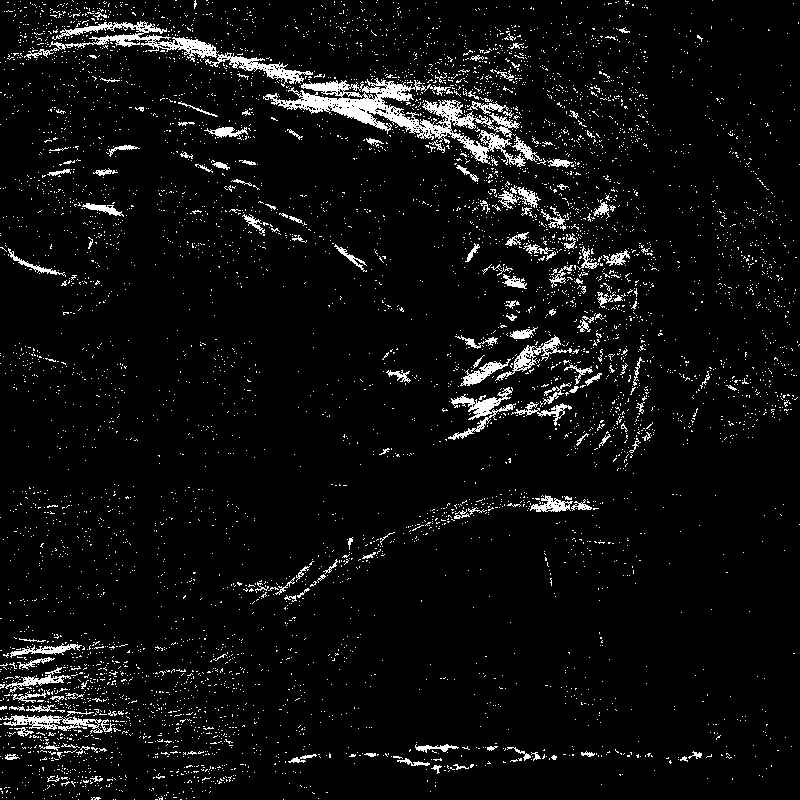
#> input picture Self-supervised_segmentation/OTSU_th_original.png, 800 x 800 px
$ python -i utils.py   (imports and definitions only)   (older library calls are emulated)
#> lines starting #> are read from the running program, lines starting #| are printed output that depends on the picture; after the words box and inside, x2 and y2 are one past the last pixel; in counts of white or black regions, pixels touching at a corner belong together
#> `picture = cv2.imread('OTSU_th_original.png', cv2.IMREAD_GRAYSCALE)`: picture: shape (800, 800); 5.3% white in thin lines or dots
import random
import os
import numpy as np
import torch
from matplotlib import pyplot as plt
import cv2
from torch import nn
# import threshold_yen
from skimage.filters import threshold_yen, threshold_otsu
# import morphological cleaning
from skimage.morphology import remove_small_objects, binary_closing, disk
from skimage.measure import label, regionprops
from skimage.color import label2rgb
import matplotlib.patches as mpatches
import numpy as np
import skimage
from sklearn.metrics import accuracy_score, f1_score, jaccard_score, precision_score, recall_score
from sklearn.cluster import KMeans

""" Seeding the random """
# [7 lines left out: function seeding, not called in this run]

""" Create a directory. """
def create_dir(path):
    if not os.path.exists(path):
        os.makedirs(path)

""" Calculate the time taken """
# [5 lines left out: function execution_time, not called in this run]


""" Thresholding the image in two ways:
    1- OTSU thresholding on the attention map * original image
    2- OTSU thresholding on the original image
"""
# [180 lines left out: functions adaptive_histogram_equalization, min_max_normalize, threshold, kmeans, kmeans_feature, chan_vese, not called in this run]


""" Prepare the attention map for visualization """
# [26 lines left out: functions compute_attention, yen_threshold, get_ROIs, not called in this run]

def morphology_cleaning(img, output_directory = '', save = True):
    # substract objects that are less then 20 px using morphology scikit image
#> called with output_directory = '', save = True
    img = remove_small_objects(img, min_size=20, connectivity=2, in_place=False)
    img = binary_closing(img, disk(2))
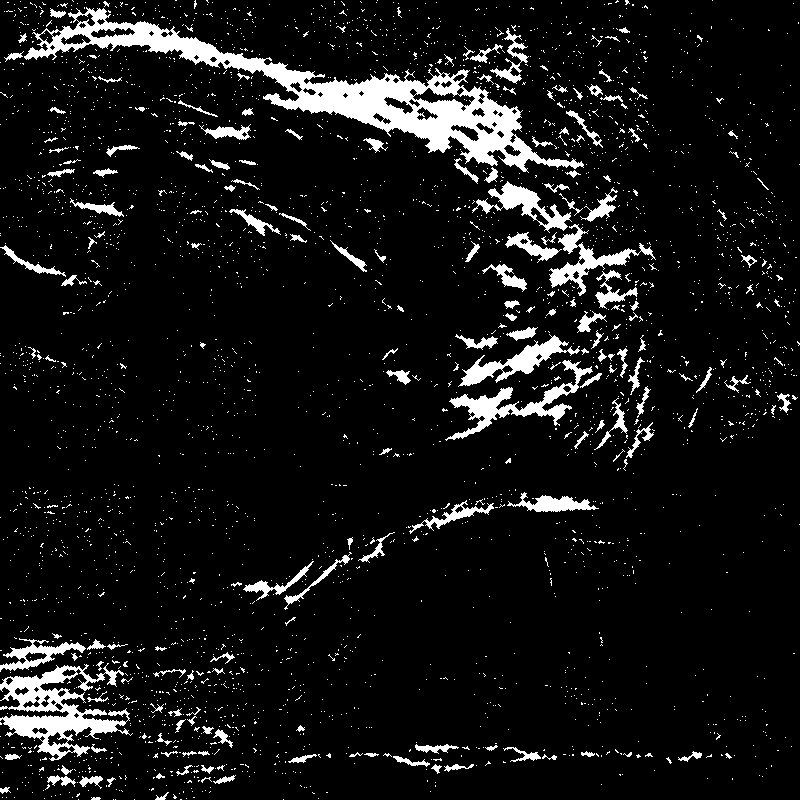
#> img: shape (800, 800) bool; 8.2% white; 3320 white regions (3129 under 20 px), largest, box (x1, y1, x2, y2) and area: (24, 7, 584, 173) 15709, (0, 663, 133, 761) 4870, (445, 360, 593, 441) 2433
    img, num = label(img, return_num = True)
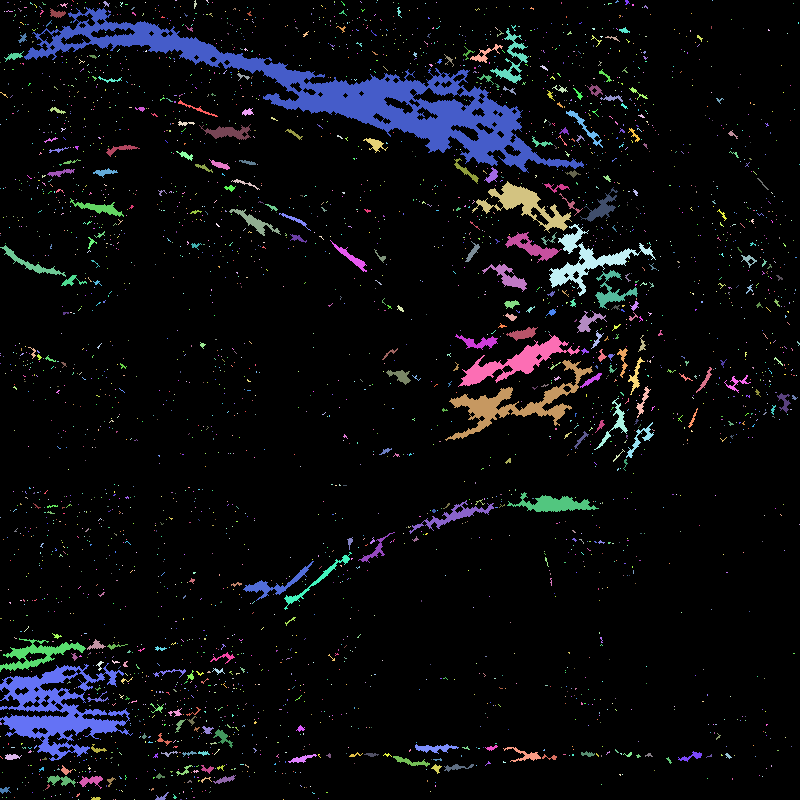
#> img: shape (800, 800) int32; 3321 distinct labels, from 0 to 3320; one colour per label, 0 black
#> num = 3320
    # get the center of each label in the image
    label_colored = label2rgb(img, bg_label=0)
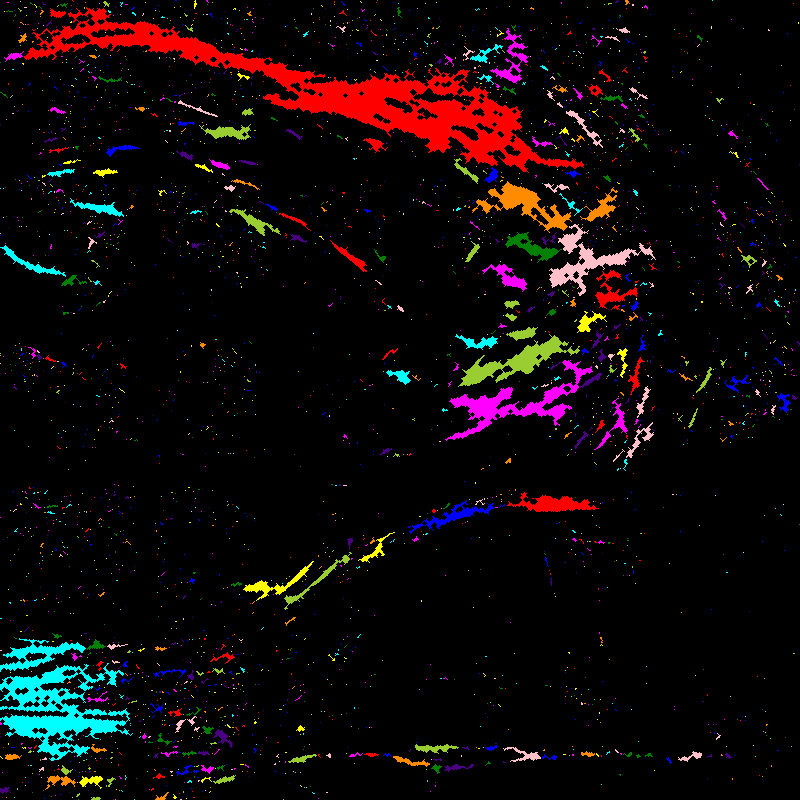
#> label_colored: shape (800, 800, 3) float64; mean R, G, B 0.0575, 0.0311, 0.0319
    points = []

    px = 1/plt.rcParams['figure.dpi']
    fig, ax = plt.subplots(figsize=(800*px, 800*px))
    ax.axis('off')
    ax.imshow(label_colored)
    for region in regionprops(img):
        # take regions with large enough areas
        y0, x0 = region.centroid
        if region.area >= 10:
            # draw rectangle around segmented coins
            minr, minc, maxr, maxc = region.bbox
            rect = mpatches.Rectangle((minc, minr), maxc - minc, maxr - minr,
                                    fill=False, edgecolor='red', linewidth=2)
            # circle = mpatches.Circle((x0, y0), radius=2, fill=True, color='white')
            ax.plot(x0, y0, color = 'white', markersize=10,marker = 'x')
            ax.add_patch(rect)
            # ax.add_patch(circle)
            points.append((x0, y0))
#> this loop made 3320 passes
#> (y0, x0, minr, minc, maxr, maxc) on passes 3, 7, 10, 25, 51, 55, 61, 81, 87, 136, 170, 175: (3.88, 194.7, 0, 194, 9, 197), (1.8, 626.5, 0, 625, 5, 630), (3.4, 105.8, 1, 103, 7, 110), (4.62, 63.62, 3, 60, 8, 68), (92.44, 338.8, 7, 24, 173, 584), (11.52, 398.6, 7, 397, 18, 402), (13.25, 56.76, 8, 50, 18, 66), (12.46, 342.5, 10, 339, 16, 347), (13.42, 249.2, 11, 247, 16, 252), (23.17, 48.5, 20, 46, 27, 52), (28.35, 189.4, 25, 185, 32, 193), (27.17, 513.5, 25, 511, 31, 516)
#> (y0, x0) on passes 1, 2, 4, 5, 6, 8: (0.5, 72.5), (0, 175.5), (0.75, 207), (0, 377), (1.17, 616.5), (0, 712)
#> after the loop, points = 310 pairs, first value 3.7 to 793.9, second value 1.8 to 798.1


    ax.set_axis_off()
    plt.tight_layout()
    plt.show()
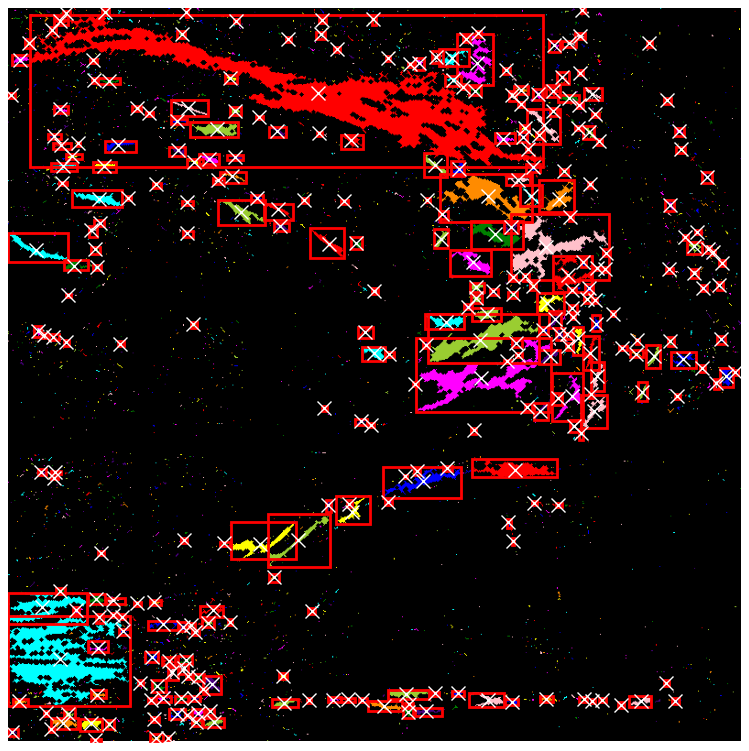
#> figure drawn by matplotlib, 1 panel
    plt.gca().set_axis_off()
    plt.subplots_adjust(top = 1, bottom = 0, right = 1, left = 0,
                hspace = 0, wspace = 0)
    plt.margins(0,0)
    plt.gca().xaxis.set_major_locator(plt.NullLocator())
    plt.gca().yaxis.set_major_locator(plt.NullLocator())
    plt.savefig(os.path.join(output_directory, "morphology_cleaning_boxes" + ".png"),bbox_inches='tight', pad_inches=0)


    print(f"Number of objects after morphology cleaning: {num}")
#| Number of objects after morphology cleaning: 3320
    fname = os.path.join(output_directory, "morphology_cleaning" + ".png")
    if save:
        plt.imsave(fname=fname, arr=label_colored, format='png', cmap='gray')

    return points


# [105 lines left out: functions concat_crops, concat_crops_overlap, sliding_window, get_grad_norm, save_checkpoint, calculate_metrics, not called in this run]

class DiceLoss(nn.Module):
    def __init__(self):
        super(DiceLoss, self).__init__()

    # [36 lines left out: functions forward, l1_normalize, l2_normalize, zscore_normalize, softmax_normalize, not called in this run]

>>> import cv2
>>> picture = cv2.imread('OTSU_th_original.png', cv2.IMREAD_GRAYSCALE)
>>> result = morphology_cleaning(picture)
#> result has the same summary as points in morphology_cleaning

$ run again, on Self-supervised_segmentation/OTSU_th_average.png
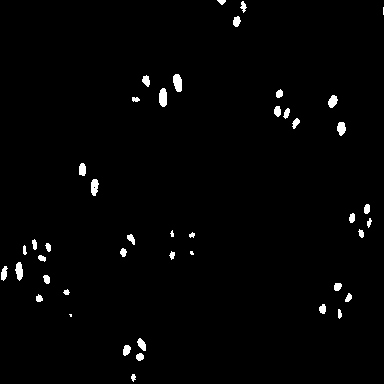
#> input picture Self-supervised_segmentation/OTSU_th_average.png, 384 x 384 px
#> picture: shape (384, 384); 1.5% white; 44 white regions (4 under 20 px), largest, box (x1, y1, x2, y2) and area: (173, 74, 182, 92) 130, (159, 88, 167, 107) 129, (15, 262, 23, 281) 106
#> num = 42
#> the loop in morphology_cleaning, `for region in regionprops(img):` made 42 passes
#> (y0, x0, minr, minc, maxr, maxc) on passes 1, 2, 4, 5, 6, 7, 8, 9: (1.38, 221.3, 0, 217, 5, 226), (6.22, 243, 1, 240, 13, 247), (21.03, 236.3, 16, 233, 27, 241), (82.28, 177.3, 74, 173, 92, 182), (80.32, 145.8, 75, 142, 87, 150), (97.14, 162.6, 88, 159, 107, 167), (93.33, 279, 89, 276, 98, 283), (101, 332.3, 95, 328, 108, 338)
#> after the loop in morphology_cleaning, `for region in regionprops(img):`: points = 40 pairs, first value 3.24 to 368.8, second value 1.38 to 377.2
#> in morphology_cleaning, `plt.show()`:
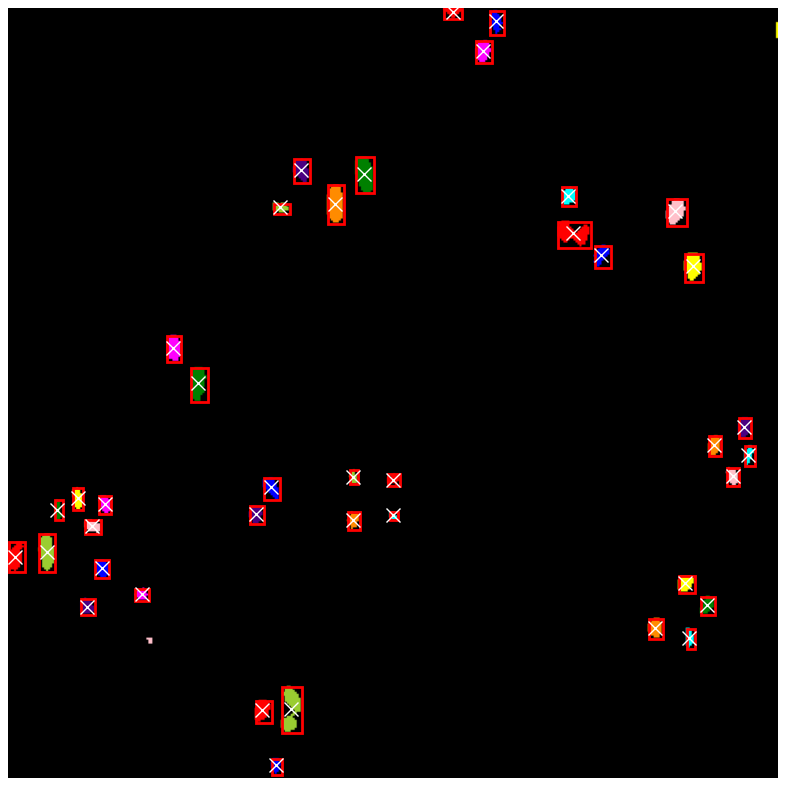
#> figure drawn by matplotlib, 1 panel
#| Number of objects after morphology cleaning: 42
#> in morphology_cleaning, `plt.imsave(fname=fname, arr=label_colored, format='png', cmap='gray')`:
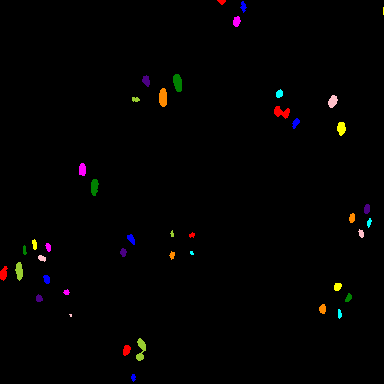
#> saved as morphology_cleaning.png: shape (384, 384, 3); mean R, G, B 2.4, 1.7, 1.5
#> result has the same summary as points in morphology_cleaning
